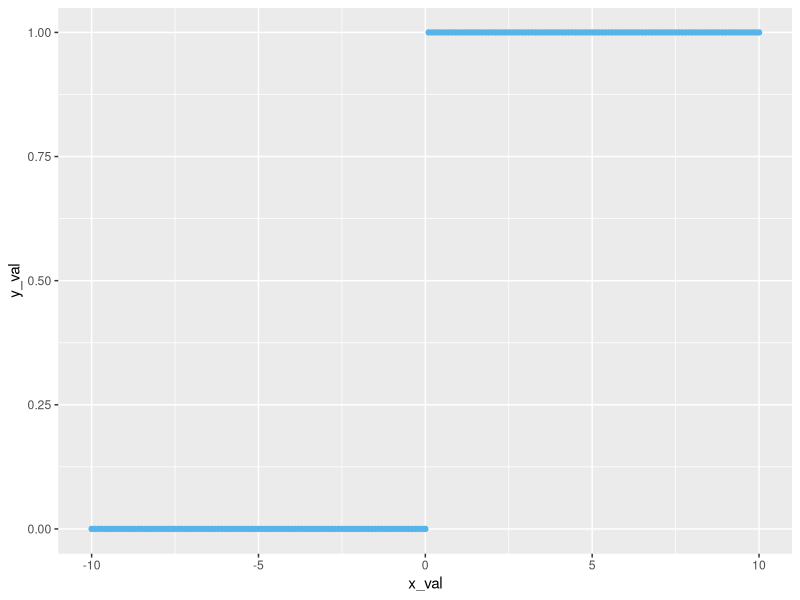
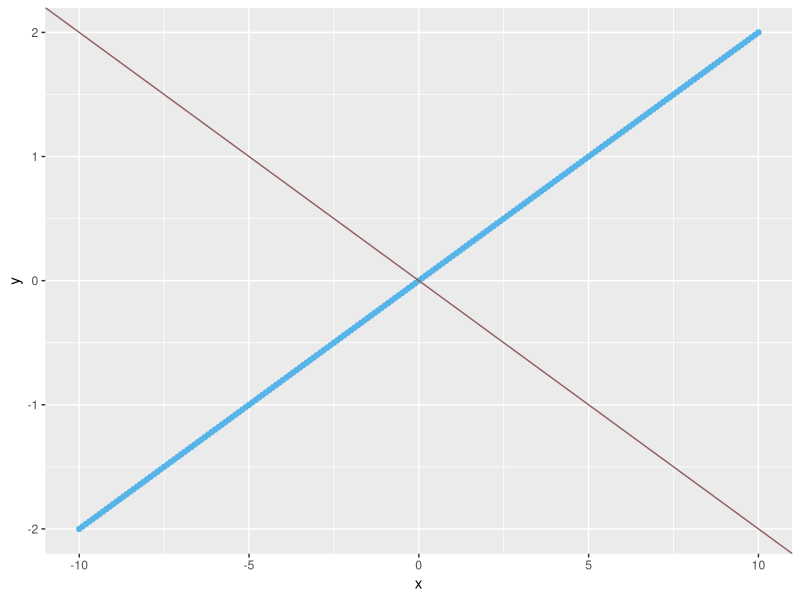
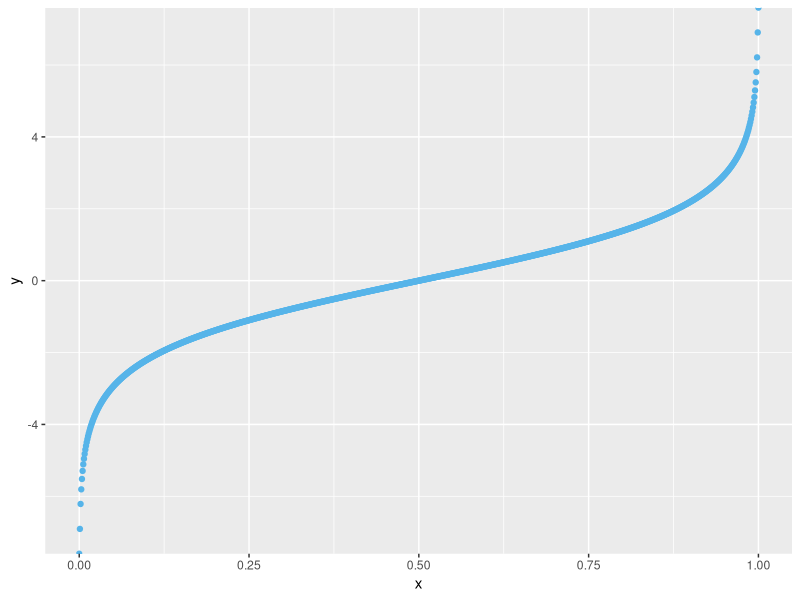
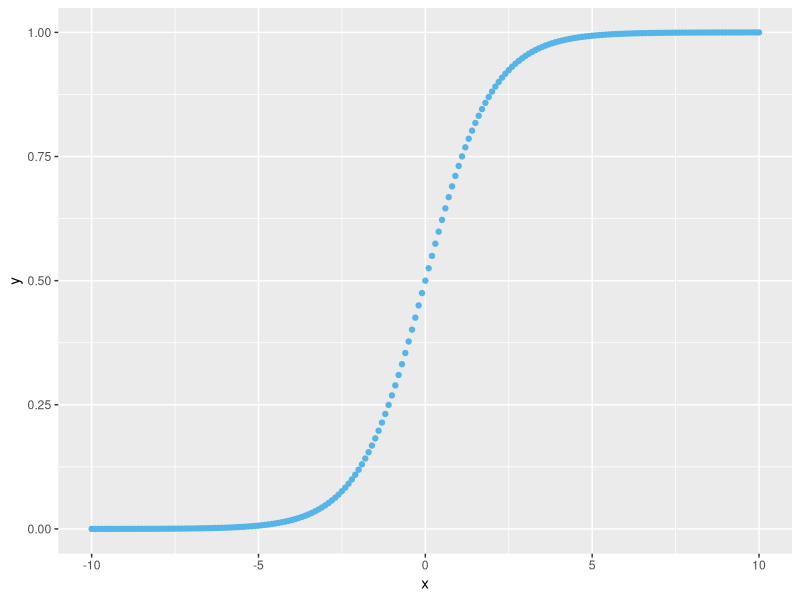

Write the R code that produced these figures, in order.
## ---- chunk 1
require('ggplot2')
## ---- chunk 2
x <- seq(-10, 10, by = 0.1)
f_x <- ifelse(x > 0, 1, 0)
dt1 <- data.frame(x_val = x, y_val = f_x)
ggplot(data = dt1, aes(x_val, y_val)) + geom_point(colour = "#56B4E9")
## ---- chunk 3
dt2 <- data.frame(x = seq(-10, 10, by = 0.1), y = seq(-10, 10, by = 0.1) * 0.2)
ggplot(data = dt2, aes(x = x, y = y)) + geom_point(colour = "#56B4E9") +
  geom_abline(slope = -0.2, colour = '#906060')

## ---- chunk 4
s <- seq(0, 1, by = 0.001)
logit <- data.frame(x = s, y = log(s / (1 - s)))
ggplot(data = logit, aes(x = x, y = y)) + geom_point(colour = "#56B4E9")
## ---- chunk 5
s_x <- seq(-10, 10, by = 0.1)
s_y <- 1 / (1 + exp(-s_x))
logit <- data.frame(x = s_x, y = s_y)
ggplot(data = logit, aes(x = x, y = y)) + geom_point(colour = "#56B4E9")
